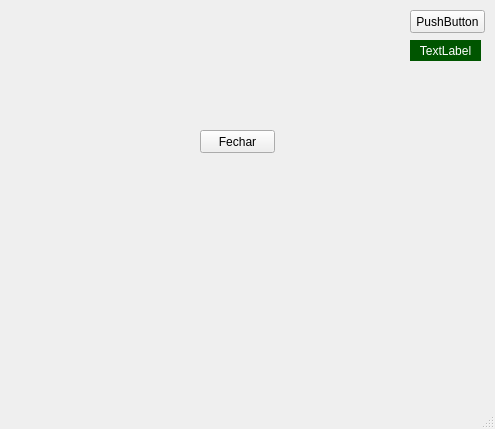
<?xml version="1.0" encoding="UTF-8"?>
<ui version="4.0">
 <class>MainWindow</class>
 <widget class="QMainWindow" name="MainWindow">
  <property name="geometry">
   <rect>
    <x>0</x>
    <y>0</y>
    <width>495</width>
    <height>429</height>
   </rect>
  </property>
  <property name="windowTitle">
   <string>MainWindow</string>
  </property>
  <widget class="QWidget" name="centralwidget">
   <widget class="QPushButton" name="pushButton">
    <property name="geometry">
     <rect>
      <x>200</x>
      <y>130</y>
      <width>75</width>
      <height>23</height>
     </rect>
    </property>
    <property name="text">
     <string>Fechar</string>
    </property>
   </widget>
   <widget class="QPushButton" name="pushButton_2">
    <property name="geometry">
     <rect>
      <x>410</x>
      <y>10</y>
      <width>75</width>
      <height>23</height>
     </rect>
    </property>
    <property name="text">
     <string>PushButton</string>
    </property>
   </widget>
   <widget class="QLabel" name="label">
    <property name="geometry">
     <rect>
      <x>410</x>
      <y>40</y>
      <width>71</width>
      <height>21</height>
     </rect>
    </property>
    <property name="styleSheet">
     <string notr="true">background:#050;
color:#fff;</string>
    </property>
    <property name="text">
     <string>TextLabel</string>
    </property>
    <property name="alignment">
     <set>Qt::AlignCenter</set>
    </property>
   </widget>
  </widget>
  <widget class="QMenuBar" name="menubar">
   <property name="geometry">
    <rect>
     <x>0</x>
     <y>0</y>
     <width>495</width>
     <height>22</height>
    </rect>
   </property>
  </widget>
  <widget class="QStatusBar" name="statusbar"/>
 </widget>
 <resources/>
 <connections>
  <connection>
   <sender>pushButton</sender>
   <signal>clicked()</signal>
   <receiver>MainWindow</receiver>
   <slot>close()</slot>
   <hints>
    <hint type="sourcelabel">
     <x>232</x>
     <y>172</y>
    </hint>
    <hint type="destinationlabel">
     <x>233</x>
     <y>212</y>
    </hint>
   </hints>
  </connection>
 </connections>
</ui>
